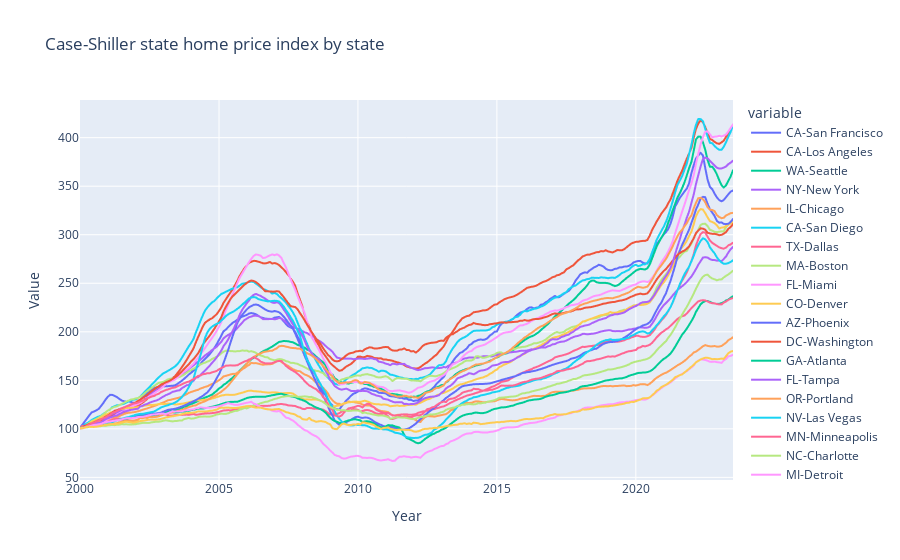

Notebook source saved alongside this figure:
### Code cell
# Creating an interactive graph showing house price index with all the 20 states included in the composite index
px.line(Case_Shiller_by_state, title='Case-Shiller state home price index by state').update_layout(xaxis_title='Year', yaxis_title='Value')

### Figure 1 — Plotly figure (JSON) as saved in the notebook; plotly's stock layout.template omitted (floating-point values rounded to 4 significant figures; data arrays with more than 128 entries replaced by an {"elided": "..."} marker saying what was removed)
{"data": [{"hovertemplate": "variable=CA-San Francisco<br>index=%{x}<br>value=%{y}<extra></extra>", "legendgroup": "CA-San Francisco", "line": {"color": "#636efa", "dash": "solid"}, "marker": {"symbol": "circle"}, "mode": "lines", "name": "CA-San Francisco", "showlegend": true, "type": "scattergl", "x": {"elided": "283 str values"}, "xaxis": "x", "y": {"elided": "283 float values"}, "yaxis": "y"}, {"hovertemplate": "variable=CA-Los Angeles<br>index=%{x}<br>value=%{y}<extra></extra>", "legendgroup": "CA-Los Angeles", "line": {"color": "#EF553B", "dash": "solid"}, "marker": {"symbol": "circle"}, "mode": "lines", "name": "CA-Los Angeles", "showlegend": true, "type": "scattergl", "x": {"elided": "283 str values"}, "xaxis": "x", "y": {"elided": "283 float values"}, "yaxis": "y"}, {"hovertemplate": "variable=WA-Seattle<br>index=%{x}<br>value=%{y}<extra></extra>", "legendgroup": "WA-Seattle", "line": {"color": "#00cc96", "dash": "solid"}, "marker": {"symbol": "circle"}, "mode": "lines", "name": "WA-Seattle", "showlegend": true, "type": "scattergl", "x": {"elided": "283 str values"}, "xaxis": "x", "y": {"elided": "283 float values"}, "yaxis": "y"}, {"hovertemplate": "variable=NY-New York<br>index=%{x}<br>value=%{y}<extra></extra>", "legendgroup": "NY-New York", "line": {"color": "#ab63fa", "dash": "solid"}, "marker": {"symbol": "circle"}, "mode": "lines", "name": "NY-New York", "showlegend": true, "type": "scattergl", "x": {"elided": "283 str values"}, "xaxis": "x", "y": {"elided": "283 float values"}, "yaxis": "y"}, {"hovertemplate": "variable=IL-Chicago<br>index=%{x}<br>value=%{y}<extra></extra>", "legendgroup": "IL-Chicago", "line": {"color": "#FFA15A", "dash": "solid"}, "marker": {"symbol": "circle"}, "mode": "lines", "name": "IL-Chicago", "showlegend": true, "type": "scattergl", "x": {"elided": "283 str values"}, "xaxis": "x", "y": {"elided": "283 float values"}, "yaxis": "y"}, {"hovertemplate": "variable=CA-San Diego<br>index=%{x}<br>value=%{y}<extra></extra>", "legendgroup": "CA-San Diego", "line": {"color": "#19d3f3", "dash": "solid"}, "marker": {"symbol": "circle"}, "mode": "lines", "name": "CA-San Diego", "showlegend": true, "type": "scattergl", "x": {"elided": "283 str values"}, "xaxis": "x", "y": {"elided": "283 float values"}, "yaxis": "y"}, {"hovertemplate": "variable=TX-Dallas<br>index=%{x}<br>value=%{y}<extra></extra>", "legendgroup": "TX-Dallas", "line": {"color": "#FF6692", "dash": "solid"}, "marker": {"symbol": "circle"}, "mode": "lines", "name": "TX-Dallas", "showlegend": true, "type": "scattergl", "x": {"elided": "283 str values"}, "xaxis": "x", "y": {"elided": "283 float values"}, "yaxis": "y"}, {"hovertemplate": "variable=MA-Boston<br>index=%{x}<br>value=%{y}<extra></extra>", "legendgroup": "MA-Boston", "line": {"color": "#B6E880", "dash": "solid"}, "marker": {"symbol": "circle"}, "mode": "lines", "name": "MA-Boston", "showlegend": true, "type": "scattergl", "x": {"elided": "283 str values"}, "xaxis": "x", "y": {"elided": "283 float values"}, "yaxis": "y"}, {"hovertemplate": "variable=FL-Miami<br>index=%{x}<br>value=%{y}<extra></extra>", "legendgroup": "FL-Miami", "line": {"color": "#FF97FF", "dash": "solid"}, "marker": {"symbol": "circle"}, "mode": "lines", "name": "FL-Miami", "showlegend": true, "type": "scattergl", "x": {"elided": "283 str values"}, "xaxis": "x", "y": {"elided": "283 float values"}, "yaxis": "y"}, {"hovertemplate": "variable=CO-Denver<br>index=%{x}<br>value=%{y}<extra></extra>", "legendgroup": "CO-Denver", "line": {"color": "#FECB52", "dash": "solid"}, "marker": {"symbol": "circle"}, "mode": "lines", "name": "CO-Denver", "showlegend": true, "type": "scattergl", "x": {"elided": "283 str values"}, "xaxis": "x", "y": {"elided": "283 float values"}, "yaxis": "y"}, {"hovertemplate": "variable=AZ-Phoenix<br>index=%{x}<br>value=%{y}<extra></extra>", "legendgroup": "AZ-Phoenix", "line": {"color": "#636efa", "dash": "solid"}, "marker": {"symbol": "circle"}, "mode": "lines", "name": "AZ-Phoenix", "showlegend": true, "type": "scattergl", "x": {"elided": "283 str values"}, "xaxis": "x", "y": {"elided": "283 float values"}, "yaxis": "y"}, {"hovertemplate": "variable=DC-Washington<br>index=%{x}<br>value=%{y}<extra></extra>", "legendgroup": "DC-Washington", "line": {"color": "#EF553B", "dash": "solid"}, "marker": {"symbol": "circle"}, "mode": "lines", "name": "DC-Washington", "showlegend": true, "type": "scattergl", "x": {"elided": "283 str values"}, "xaxis": "x", "y": {"elided": "283 float values"}, "yaxis": "y"}, {"hovertemplate": "variable=GA-Atlanta<br>index=%{x}<br>value=%{y}<extra></extra>", "legendgroup": "GA-Atlanta", "line": {"color": "#00cc96", "dash": "solid"}, "marker": {"symbol": "circle"}, "mode": "lines", "name": "GA-Atlanta", "showlegend": true, "type": "scattergl", "x": {"elided": "283 str values"}, "xaxis": "x", "y": {"elided": "283 float values"}, "yaxis": "y"}, {"hovertemplate": "variable=FL-Tampa<br>index=%{x}<br>value=%{y}<extra></extra>", "legendgroup": "FL-Tampa", "line": {"color": "#ab63fa", "dash": "solid"}, "marker": {"symbol": "circle"}, "mode": "lines", "name": "FL-Tampa", "showlegend": true, "type": "scattergl", "x": {"elided": "283 str values"}, "xaxis": "x", "y": {"elided": "283 float values"}, "yaxis": "y"}, {"hovertemplate": "variable=OR-Portland<br>index=%{x}<br>value=%{y}<extra></extra>", "legendgroup": "OR-Portland", "line": {"color": "#FFA15A", "dash": "solid"}, "marker": {"symbol": "circle"}, "mode": "lines", "name": "OR-Portland", "showlegend": true, "type": "scattergl", "x": {"elided": "283 str values"}, "xaxis": "x", "y": {"elided": "283 float values"}, "yaxis": "y"}, {"hovertemplate": "variable=NV-Las Vegas<br>index=%{x}<br>value=%{y}<extra></extra>", "legendgroup": "NV-Las Vegas", "line": {"color": "#19d3f3", "dash": "solid"}, "marker": {"symbol": "circle"}, "mode": "lines", "name": "NV-Las Vegas", "showlegend": true, "type": "scattergl", "x": {"elided": "283 str values"}, "xaxis": "x", "y": {"elided": "283 float values"}, "yaxis": "y"}, {"hovertemplate": "variable=MN-Minneapolis<br>index=%{x}<br>value=%{y}<extra></extra>", "legendgroup": "MN-Minneapolis", "line": {"color": "#FF6692", "dash": "solid"}, "marker": {"symbol": "circle"}, "mode": "lines", "name": "MN-Minneapolis", "showlegend": true, "type": "scattergl", "x": {"elided": "283 str values"}, "xaxis": "x", "y": {"elided": "283 float values"}, "yaxis": "y"}, {"hovertemplate": "variable=NC-Charlotte<br>index=%{x}<br>value=%{y}<extra></extra>", "legendgroup": "NC-Charlotte", "line": {"color": "#B6E880", "dash": "solid"}, "marker": {"symbol": "circle"}, "mode": "lines", "name": "NC-Charlotte", "showlegend": true, "type": "scattergl", "x": {"elided": "283 str values"}, "xaxis": "x", "y": {"elided": "283 float values"}, "yaxis": "y"}, {"hovertemplate": "variable=MI-Detroit<br>index=%{x}<br>value=%{y}<extra></extra>", "legendgroup": "MI-Detroit", "line": {"color": "#FF97FF", "dash": "solid"}, "marker": {"symbol": "circle"}, "mode": "lines", "name": "MI-Detroit", "showlegend": true, "type": "scattergl", "x": {"elided": "283 str values"}, "xaxis": "x", "y": {"elided": "283 float values"}, "yaxis": "y"}, {"hovertemplate": "variable=OH-Cleveland<br>index=%{x}<br>value=%{y}<extra></extra>", "legendgroup": "OH-Cleveland", "line": {"color": "#FECB52", "dash": "solid"}, "marker": {"symbol": "circle"}, "mode": "lines", "name": "OH-Cleveland", "showlegend": true, "type": "scattergl", "x": {"elided": "283 str values"}, "xaxis": "x", "y": {"elided": "283 float values"}, "yaxis": "y"}], "layout": {"legend": {"title": {"text": "variable"}, "tracegroupgap": 0}, "title": {"text": "Case-Shiller state home price index by state"}, "xaxis": {"anchor": "y", "domain": [0, 1], "title": {"text": "Year"}}, "yaxis": {"anchor": "x", "domain": [0, 1], "title": {"text": "Value"}}}}
